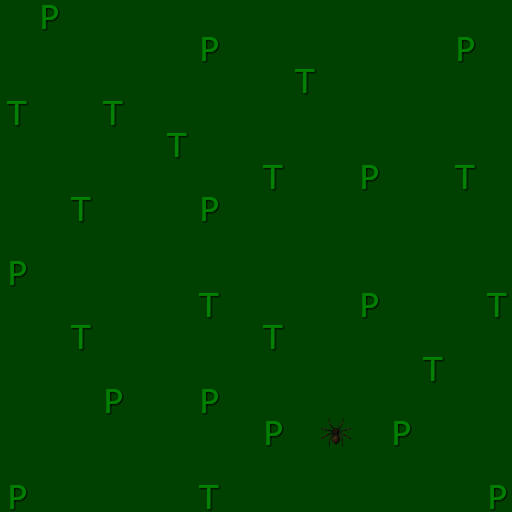

A 2D game scene composited from a Tiled map and its tileset images. What follows is a short description and the map's XML, with every tile layer's data as written:
An orthogonal 16x16 tile map with 32x32 px tiles, 4 tile layers (tiles, objects, items, monsters), 4 tilesets.

<map version="1.2" tiledversion="1.2.3" orientation="orthogonal" renderorder="right-down" width="16" height="16" tilewidth="32" tileheight="32" infinite="0" nextlayerid="5" nextobjectid="1">
 <properties>
  <property name="Level" type="int" value="1" />
  <property name="Name" value="Forest of Bears" />
 </properties>
 <tileset firstgid="1" source="../../elvion/tiles/tiles.tsx" />
 <tileset firstgid="7" source="../../elvion/objects/objects.tsx" />
 <tileset firstgid="20" source="../../elvion/items/items.tsx" />
 <tileset firstgid="23" source="../../elvion/monsters/monsters.tsx" />
 <layer id="1" name="tiles" width="16" height="16">
  <data encoding="csv">
2,2,2,2,2,2,2,2,2,2,2,2,2,2,2,2,
2,2,2,2,2,2,2,2,2,2,2,2,2,2,2,2,
2,2,2,2,2,2,2,2,2,2,2,2,2,2,2,2,
2,2,2,2,2,2,2,2,2,2,2,2,2,2,2,2,
2,2,2,2,2,2,2,2,2,2,2,2,2,2,2,2,
2,2,2,2,2,2,2,2,2,2,2,2,2,2,2,2,
2,2,2,2,2,2,2,2,2,2,2,2,2,2,2,2,
2,2,2,2,2,2,2,2,2,2,2,2,2,2,2,2,
2,2,2,2,2,2,2,2,2,2,2,2,2,2,2,2,
2,2,2,2,2,2,2,2,2,2,2,2,2,2,2,2,
2,2,2,2,2,2,2,2,2,2,2,2,2,2,2,2,
2,2,2,2,2,2,2,2,2,2,2,2,2,2,2,2,
2,2,2,2,2,2,2,2,2,2,2,2,2,2,2,2,
2,2,2,2,2,2,2,2,2,2,2,2,2,2,2,2,
2,2,2,2,2,2,2,2,2,2,2,2,2,2,2,2,
2,2,2,2,2,2,2,2,2,2,2,2,2,2,2,2
</data>
 </layer>
 <layer id="2" name="objects" width="16" height="16">
  <data encoding="csv">
0,19,0,0,0,0,0,0,0,0,0,0,0,0,0,0,
0,0,0,0,0,0,19,0,0,0,0,0,0,0,19,0,
0,0,0,0,0,0,0,0,0,11,0,0,0,0,0,0,
11,0,0,11,0,0,0,0,0,0,0,0,0,0,0,0,
0,0,0,0,0,11,0,0,0,0,0,0,0,0,0,0,
0,0,0,0,0,0,0,0,11,0,0,19,0,0,11,0,
0,0,11,0,0,0,19,0,0,0,0,0,0,0,0,0,
0,0,0,0,0,0,0,0,0,0,0,0,0,0,0,0,
19,0,0,0,0,0,0,0,0,0,0,0,0,0,0,0,
0,0,0,0,0,0,11,0,0,0,0,19,0,0,0,11,
0,0,11,0,0,0,0,0,11,0,0,0,0,0,0,0,
0,0,0,0,0,0,0,0,0,0,0,0,0,11,0,0,
0,0,0,19,0,0,19,0,0,0,0,0,0,0,0,0,
0,0,0,0,0,0,0,0,19,0,0,0,19,0,0,0,
0,0,0,0,0,0,0,0,0,0,0,0,0,0,0,0,
19,0,0,0,0,0,11,0,0,0,0,0,0,0,0,19
</data>
 </layer>
 <layer id="3" name="items" width="16" height="16">
  <data encoding="csv">
0,0,0,0,0,0,0,0,0,0,0,0,0,0,0,0,
0,0,0,0,0,0,0,0,0,0,0,0,0,0,0,0,
0,0,0,0,0,0,0,0,0,0,0,0,0,0,0,0,
0,0,0,0,0,0,0,0,0,0,0,0,0,0,0,0,
0,0,0,0,0,0,0,0,0,0,0,0,0,0,0,0,
0,0,0,0,0,0,0,0,0,0,0,0,0,0,0,0,
0,0,0,0,0,0,0,0,0,0,0,0,0,0,0,0,
0,0,0,0,0,0,0,0,0,0,0,0,0,0,0,0,
0,0,0,0,0,0,0,0,0,0,0,0,0,0,0,0,
0,0,0,0,0,0,0,0,0,0,0,0,0,0,0,0,
0,0,0,0,0,0,0,0,0,0,0,0,0,0,0,0,
0,0,0,0,0,0,0,0,0,0,0,0,0,0,0,0,
0,0,0,0,0,0,0,0,0,0,0,0,0,0,0,0,
0,0,0,0,0,0,0,0,0,0,0,0,0,0,0,0,
0,0,0,0,0,0,0,0,0,0,0,0,0,0,0,0,
0,0,0,0,0,0,0,0,0,0,0,0,0,0,0,0
</data>
 </layer>
 <layer id="4" name="monsters" width="16" height="16">
  <data encoding="csv">
0,0,0,0,0,0,0,0,0,0,0,0,0,0,0,0,
0,0,0,0,0,0,0,0,0,0,0,0,0,0,0,0,
0,0,0,0,0,0,0,0,0,0,0,0,0,0,0,0,
0,0,0,0,0,0,0,0,0,0,0,0,0,0,0,0,
0,0,0,0,0,0,0,0,0,0,0,0,0,0,0,0,
0,0,0,0,0,0,0,0,0,0,0,0,0,0,0,0,
0,0,0,0,0,0,0,0,0,0,0,0,0,0,0,0,
0,0,0,0,0,0,0,0,0,0,0,0,0,0,0,0,
0,0,0,0,0,0,0,0,0,0,0,0,0,0,0,0,
0,0,0,0,0,0,0,0,0,0,0,0,0,0,0,0,
0,0,0,0,0,0,0,0,0,0,0,0,0,0,0,0,
0,0,0,0,0,0,0,0,0,0,0,0,0,0,0,0,
0,0,0,0,0,0,0,0,0,0,0,0,0,0,0,0,
0,0,0,0,0,0,0,0,0,0,36,0,0,0,0,0,
0,0,0,0,0,0,0,0,0,0,0,0,0,0,0,0,
0,0,0,0,0,0,0,0,0,0,0,0,0,0,0,0
</data>
 </layer>
</map>
